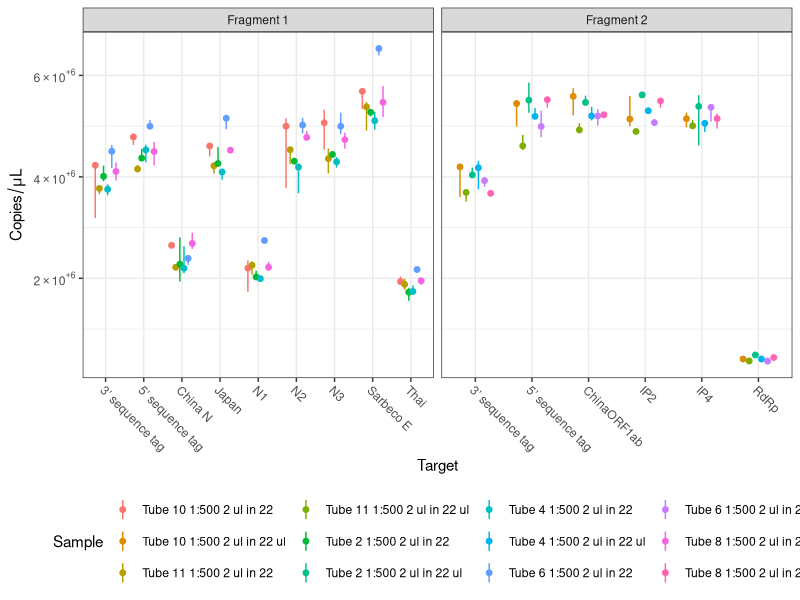
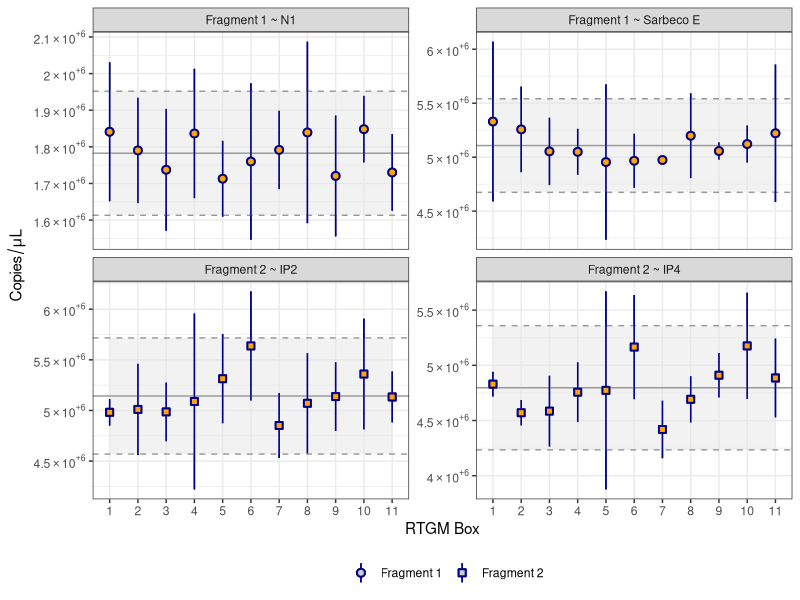
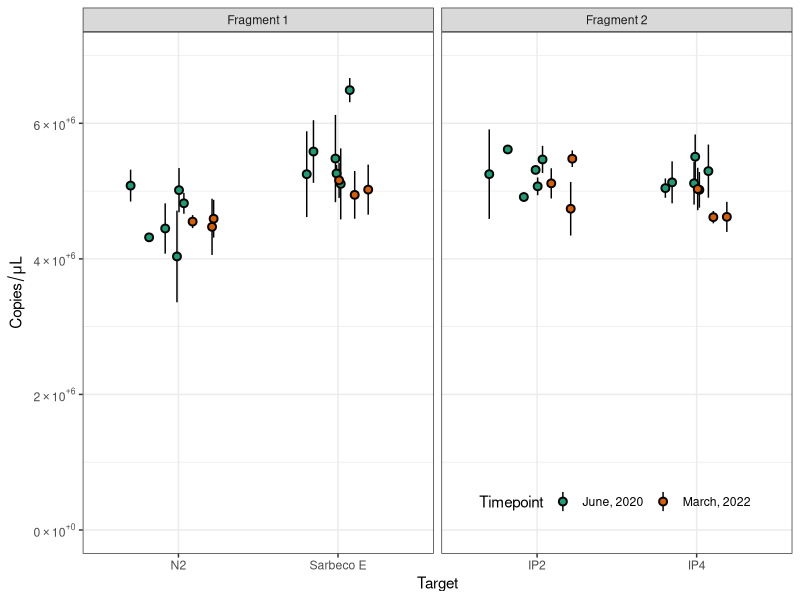
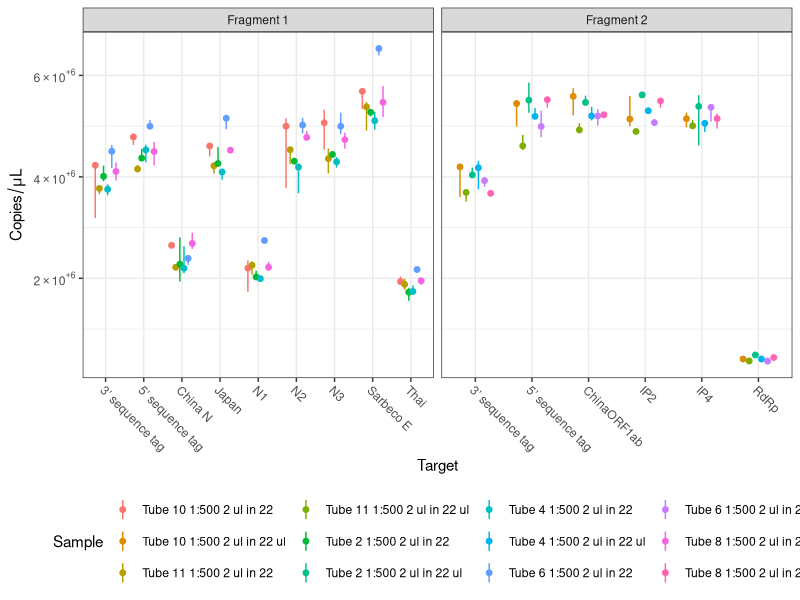
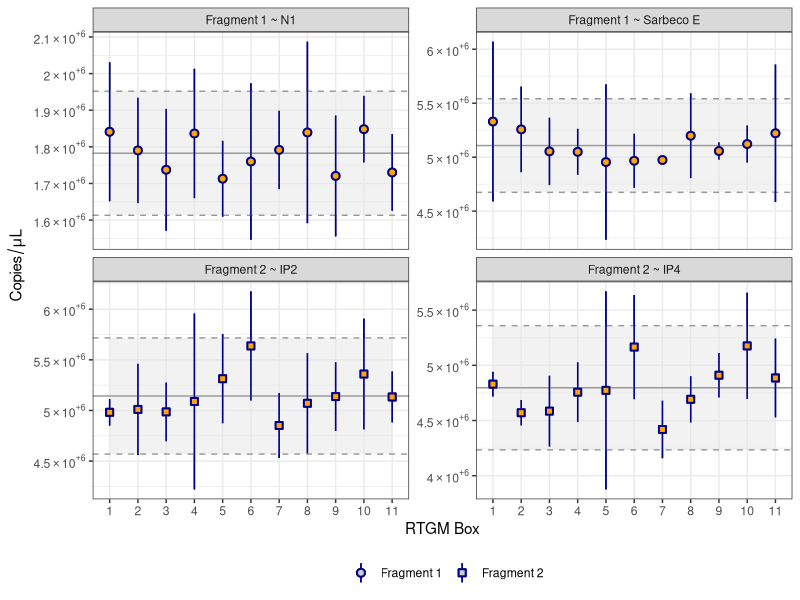
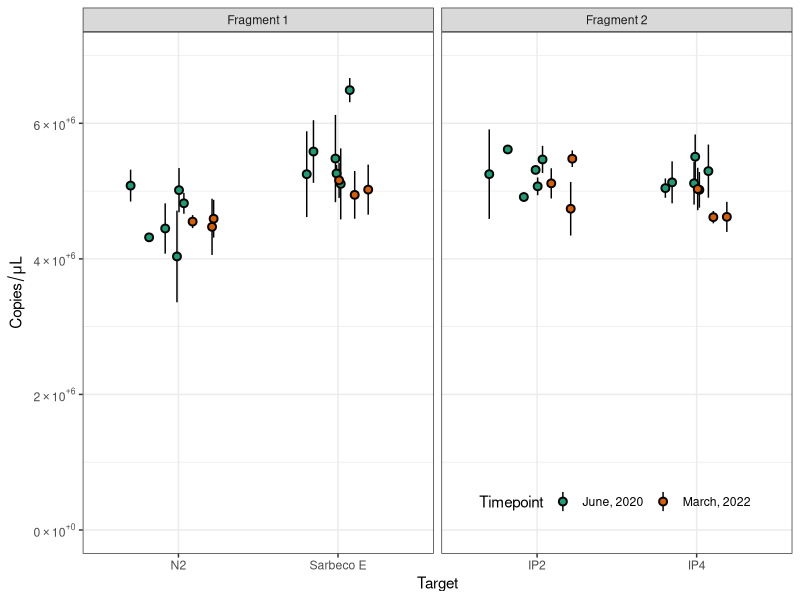

These charts were generated, in order, by the following R code: (Note: this script raises an error after producing the figures.)
## ---- chunk 1
knitr::opts_chunk$set(echo = TRUE)
library(scales)
library(tidyverse)
library(here)
library(readxl)
library(ggpubr)

## Function for Nx10^N notation
scientific_10 <- function(x) {
  parse(text = gsub("e+", " %*% 10^", scales::scientific_format()(x)))
}
## ---- chunk 2
f1_dat <- read_excel(here("data/All original F1data for graphs.xlsx"),
                     sheet = "original data",range = "A1:M224") %>% 
    ## renaming copies/ul for concentration for easier coding
    rename(concentration = `pre-pcr dilution`)

f2_dat <- read_excel(here("data/All original F2 data for graphs.xlsx"),
                     sheet = "original",range = "A1:M144") %>% 
    ## renaming copies/ul for concentration for easier coding
    rename(concentration = `pre-pcr dilution`)


ddpcr_dat <- bind_rows(`Fragment 1` = f1_dat, 
                       `Fragment 2` = f2_dat, 
                       .id = "fragment") %>% 
    ## Renaming Targets
    mutate(
        Target = case_when(
            Target == "BK-D" ~ "3’ sequence tag",
            Target == "BK-E" ~ "5’ sequence tag",
            Target == "WHO1" ~ "RdRp",
            Target == "China2" ~ "China N",
            Target == "China" ~ "ChinaORF1ab",
            Target == "SarE" ~ "Sarbeco E",
            Target == "Pas1" ~ "IP2",
            Target == "Pas2" ~ "IP4",
            TRUE ~ Target
        )
    ) %>% 
    filter(Target != "HK2")
        
## ---- chunk 3
glimpse(ddpcr_dat)
## ---- chunk 4
homo_f1_dat <-
    read_excel(
        here(
            "data/2020_05_29_homogeneity_testing_fragment_1_10169.xlsx"
        ),
        sheet = "calculations",
        range = "A1:M85"
    )  %>%
    ## renaming copies/ul for concentration for easier coding
    rename(measured_con = `pre-pcr dilution`)

homo_f2_dat <-
    read_excel(
        here(
            "data/2020_06_12_homogeneity_testing_fragment_2_10169.xlsx"
        ),
        sheet = "calculations",
        range = "A1:L96"
    )  %>%
    ## renaming copies/ul for concentration for easier coding
    rename(measured_con = `pre-pcr dilution`)

homo_dat <- bind_rows(`Fragment 1` = homo_f1_dat,
                      `Fragment 2` = homo_f2_dat,
                      .id = "fragment")
## ---- chunk 5
glimpse(homo_dat)
## ---- chunk 6
f1_stab_df <- read_excel(here("data/March 2022 stability data.xlsx"),
                         sheet = "F1 summary" )
f2_stab_df <- read_excel(here("data/March 2022 stability data.xlsx"), 
                         sheet = "F2 summary") %>% 
    mutate(stdev = std)

stability_df <- bind_rows(F1 = f1_stab_df, F2 = f2_stab_df, .id = "fragment")

glimpse(stability_df)
## ---- chunk 7
(
    ddpcr_plt <- ddpcr_dat %>%
        filter(Sample != "NTC") %>%
        ggerrorplot(
            x = "Target",
            y = "concentration",
            desc_stat = "median_hilow",
            pallete = get_palette("npg", k = 14),
            color = "Sample",
            error.plot = "pointrange",
            size = 0.25,
            position = position_dodge(0.65)
        ) +
        facet_wrap( ~ fragment, scales = "free_x", ncol = 2) +
        theme_bw() +
        theme(legend.position = "bottom", axis.text.x = element_text(angle = -45, hjust = 0)) +
        guides(
            #fill = guide_legend(nrow = 3, override.aes = list(shape = 21)),
            # shape = guide_legend(nrow = 2, override.aes = list(fill = "grey80")),
            fill = guide_none(),
            shape = guide_none()
        ) +
        scale_y_continuous(labels = scientific_10) + 
        # scale_color_brewer(type = "qual", palette = 9) +
        labs(y = expression(Copies/mu*L))
)
## ---- chunk 8
homo_plot_dat <- homo_dat %>%
    filter(Sample != "NTC",!str_detect(Sample, "SJ")) %>%
    mutate(Sample = str_remove(Sample, " Fragment .")) %>%
    group_by(Sample, fragment, Target) %>%
    mutate(
        measured_con_min  = min(measured_con),
        measured_con_max = max(measured_con)
    ) %>%
    mutate(
        Target = case_when(
            Target == "SarE" ~ "Sarbeco E",
            Target == "Pas1" ~ "IP2",
            Target == "Pas2" ~ "IP4",
            TRUE ~ Target
        )
    ) %>%
    mutate(Sample = as.numeric(str_remove(Sample, "Box ")))

homo_plot_target_ci_dat <- homo_plot_dat %>%
    group_by(fragment, Target) %>%
    summarise(con_mean = mean(measured_con),
              con_sd = sd(measured_con)) %>%
    mutate(con_uci = con_mean + 2 * con_sd,
           con_lci = con_mean - 2 * con_sd)

homo_plot_box_ci_dat <- homo_plot_dat %>%
    group_by(fragment, Target, Sample) %>%
    summarise(sam_con_mean = mean(measured_con),
              sam_con_sd = sd(measured_con)) %>%
    mutate(sam_con_uci = sam_con_mean + 2 * sam_con_sd,
           sam_con_lci = sam_con_mean - 2 * sam_con_sd) 
## ---- chunk 9
p_col <- "darkblue"
p_fil <- "orange"

(
    hom_plt <- homo_plot_box_ci_dat %>%
        left_join(homo_plot_target_ci_dat) %>%
        mutate(Sample = factor(Sample)) %>%
        ggplot() +
        geom_pointrange(
            aes(
                x = Sample,
                y = sam_con_mean,
                ymin = sam_con_lci,
                ymax = sam_con_uci,
                shape = fragment
            ),
            color = p_col,
            fill = p_fil
        )  +
        geom_ribbon(
            aes(
                x = as.numeric(Sample),
                ymin = con_lci,
                ymax = con_uci
            ),
            fill = "grey90",
            alpha = 0.5
        ) +
        geom_hline(
            data = homo_plot_target_ci_dat,
            aes(yintercept = con_mean),
            color = "grey60",
            size = 0.5
        ) +
        geom_hline(
            data = homo_plot_target_ci_dat,
            aes(yintercept = con_uci),
            color = "grey60",
            size = 0.5,
            linetype = 2
        ) +
        geom_hline(
            data = homo_plot_target_ci_dat,
            aes(yintercept = con_lci),
            color = "grey60",
            size = 0.5,
            linetype = 2
        ) +
        geom_pointrange(
            aes(
                x = Sample,
                y = sam_con_mean,
                ymin = sam_con_lci,
                ymax = sam_con_uci,
                shape = fragment
            ),
            color = p_col,
            fill = p_fil
        )  +
        scale_shape_manual(values = c(21, 22)) +
        theme_bw() +
        facet_wrap(
            ~ glue::glue("{fragment} ~ {Target}"),
            nrow = 2,
            scales = "free_y"
        ) +
        scale_y_continuous(labels = scientific_10) + 
        theme(legend.position = "bottom") +
        # scale_fill_viridis_d(begin = 0.5) +
        guides(
            shape = guide_legend(nrow = 1, override.aes = list(fill = "grey80")),
            fill = guide_none()
        ) +
        labs(x = "RTGM Box", y = expression(Copies/mu*L), shape = "")
)
## ---- chunk 10
stab_plt_df <- stability_df %>%
    filter(Target != "N1") %>%
    mutate(
        Target = case_when(
            Target == "SarE" ~ "Sarbeco E",
            Target == "Pas1" ~ "IP2",
            Target == "Pas2" ~ "IP4",
            TRUE ~ Target
        )
    ) %>%
    mutate(
        date_label = format(`Date Measured`, "%B, %Y"),
        tube = str_remove(Sample, " 1:.*"),
        tube = str_remove(tube, "Tube ")
    ) %>%
    group_by(date_label, Target) %>%
    mutate(fragment = if_else(fragment == "F1", "Fragment 1", "Fragment 2"))
## ---- chunk 11
(
    stab_plt <- ggplot(stab_plt_df) +
        geom_pointrange(
            aes(
                x = Target,
                y = average,
                ymin = average - 2 * stdev,
                ymax = average + 2 * stdev,
                fill = date_label,
                group = tube
            ),
            shape = 21,
            position = position_jitterdodge(dodge.width = 0.5, jitter.width = 0.25)
        ) +
        facet_wrap( ~ fragment, scales = "free_x", ncol = 2) +
        theme_bw() +
        labs(fill = "Timepoint", y = expression(Copies/mu*L)) +
        scale_fill_brewer(type = "qual", palette = 2) +
        scale_y_continuous(labels = scientific_10, limits = c(0, 7000000)) + 
        theme(
            legend.position = c(0.75, 0.1),
            legend.background = element_blank(),
            legend.direction = "horizontal"
        )
)
## ---- chunk 12
ggsave(plot = ddpcr_plt, here("figures/ddpcr_plt.pdf"))
ggsave(plot = hom_plt, here("figures/hom_plt.pdf"))
ggsave(plot = stab_plt, here("figures/stability_plt.pdf"))
## ---- chunk 13
sessioninfo::platform_info()
## ---- chunk 14
sessioninfo::package_info() %>% 
    filter(attached = TRUE) %>% 
    select(package, loadedversion, date, source) %>%
    knitr::kable(booktabs = TRUE, row.names = FALSE)
